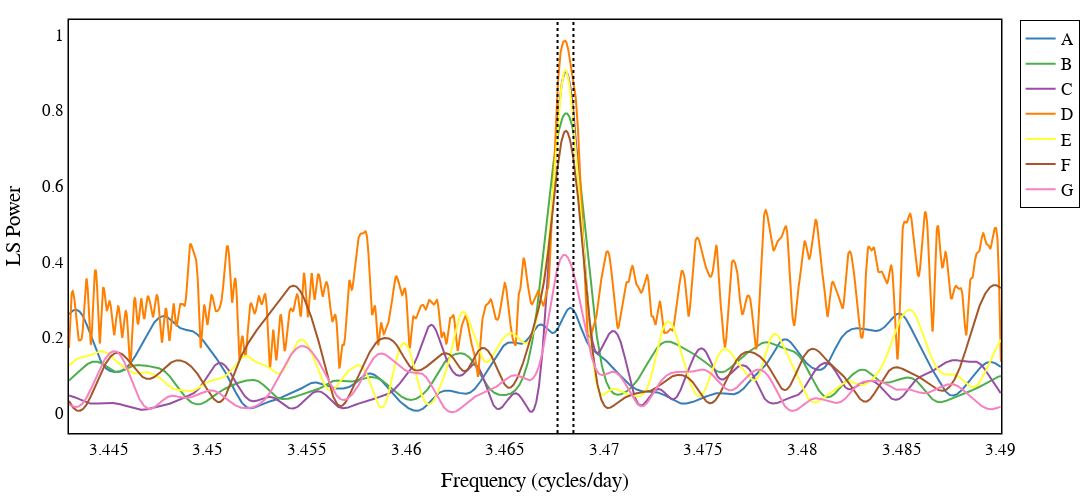

Notebook code cell kept with this figure:
### Code cell
plots.plot_all_periodograms(frequency=freq,
                            power=power,
                            best_frequency=rot['E'].best_freq,
                            error=0.0008,
                            bkg=False,
                            fontsize=plots.fontsize+5,
                            save_path=string)

### Figure 1 — Plotly figure (JSON) as saved in the notebook; plotly's stock layout.template omitted (floating-point values rounded to 4 significant figures; data arrays with more than 128 entries replaced by an {"elided": "..."} marker saying what was removed)
{"data": [{"line": {"color": "rgb(55,126,184)", "width": 2}, "mode": "lines", "name": "A", "type": "scatter", "x": {"elided": "1915 float values"}, "y": {"elided": "1915 float values"}}, {"line": {"color": "rgb(77,175,74)", "width": 2}, "mode": "lines", "name": "B", "type": "scatter", "x": {"elided": "2179 float values"}, "y": {"elided": "2179 float values"}}, {"line": {"color": "rgb(152,78,163)", "width": 2}, "mode": "lines", "name": "C", "type": "scatter", "x": {"elided": "2385 float values"}, "y": {"elided": "2385 float values"}}, {"line": {"color": "rgb(255,127,0)", "width": 2}, "mode": "lines", "name": "D", "type": "scatter", "x": {"elided": "2790 float values"}, "y": {"elided": "2790 float values"}}, {"line": {"color": "rgb(255,255,51)", "width": 2}, "mode": "lines", "name": "E", "type": "scatter", "x": {"elided": "2921 float values"}, "y": {"elided": "2921 float values"}}, {"line": {"color": "rgb(166,86,40)", "width": 2}, "mode": "lines", "name": "F", "type": "scatter", "x": {"elided": "2358 float values"}, "y": {"elided": "2358 float values"}}, {"line": {"color": "rgb(247,129,191)", "width": 2}, "mode": "lines", "name": "G", "type": "scatter", "x": {"elided": "2235 float values"}, "y": {"elided": "2235 float values"}}], "layout": {"font": {"color": "black", "family": "serif", "size": 21}, "height": 500, "legend": {"bgcolor": "rgba(255,255,255,0)", "bordercolor": "black", "borderwidth": 1, "font": {"size": 17}}, "margin": {"b": 50, "l": 50, "r": 50, "t": 20}, "paper_bgcolor": "rgba(0,0,0,0)", "plot_bgcolor": "rgba(0,0,0,0)", "shapes": [{"line": {"color": "black", "dash": "dot", "width": 2}, "type": "line", "x0": 3.468, "x1": 3.468, "xref": "x", "y0": 0, "y1": 1, "yref": "y domain"}, {"line": {"color": "black", "dash": "dot", "width": 2}, "type": "line", "x0": 3.468, "x1": 3.468, "xref": "x", "y0": 0, "y1": 1, "yref": "y domain"}], "width": 1200, "xaxis": {"linecolor": "black", "linewidth": 1.5, "mirror": true, "showgrid": false, "showline": true, "tickfont": {"size": 17}, "title": {"font": {"size": 21}, "text": "Frequency (cycles/day)"}, "zeroline": false}, "yaxis": {"linecolor": "black", "linewidth": 1.5, "mirror": true, "showgrid": false, "showline": true, "tickfont": {"size": 17}, "title": {"font": {"size": 21}, "text": "LS Power"}, "zeroline": false}}}
